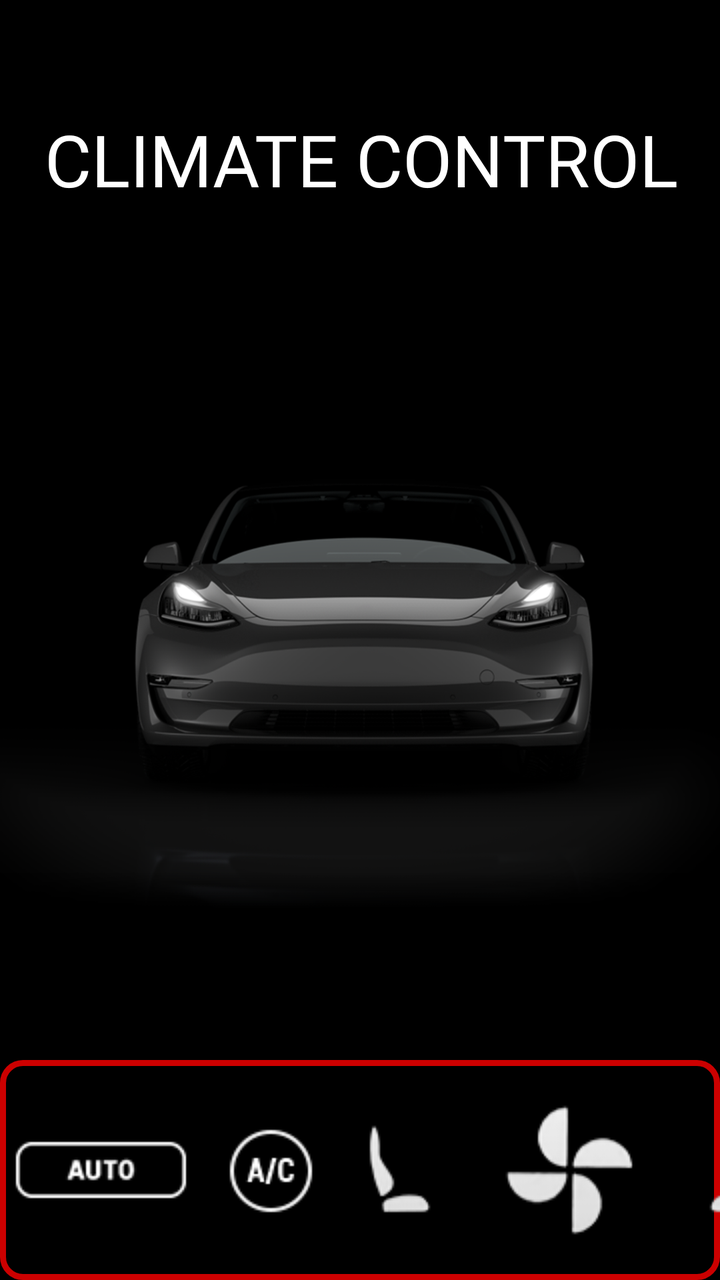
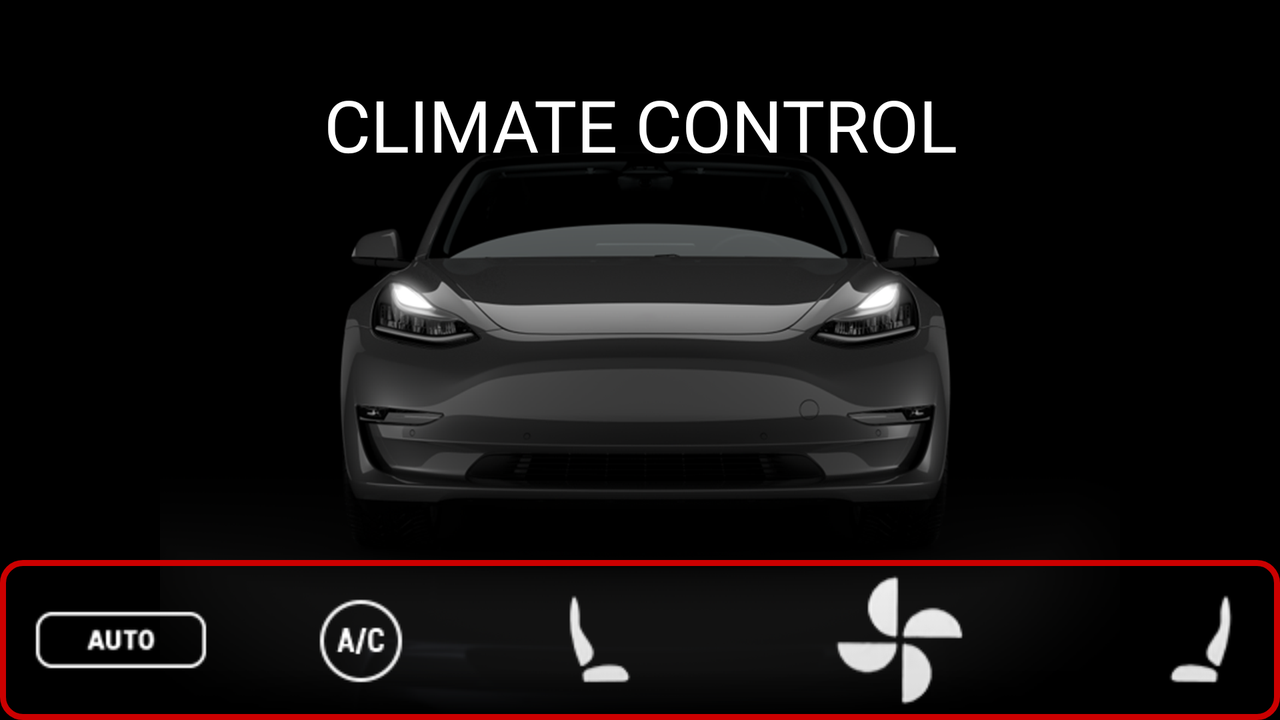

One screen, two layout resources from the same app: the default and the repository's alternative for another configuration. Each is rendered where Android would select it; the XML of both is given below.
<!-- AndroidManifest.xml: application theme Theme.Vehicle -->
<!-- res/layout/activity_main.xml -->
<?xml version="1.0" encoding="utf-8"?>
<androidx.constraintlayout.widget.ConstraintLayout xmlns:android="http://schemas.android.com/apk/res/android"
    xmlns:app="http://schemas.android.com/apk/res-auto"
    xmlns:tools="http://schemas.android.com/tools"
    android:layout_width="match_parent"
    android:layout_height="match_parent"
    android:background="#000000"
    tools:context=".MainActivity">

    <ImageView
        android:id="@+id/faceDirectionImage"
        android:layout_width="wrap_content"
        android:layout_height="wrap_content"
        app:layout_constraintBottom_toBottomOf="parent"
        app:layout_constraintEnd_toEndOf="parent"
        app:layout_constraintStart_toStartOf="parent"
        app:layout_constraintTop_toTopOf="parent"
        app:srcCompat="@drawable/tesla" />

    <TextView
        android:id="@+id/SeatHeatersTextView"
        android:layout_width="459dp"
        android:layout_height="91dp"
        android:fontFamily="@font/montserrat"
        android:gravity="center"
        android:text="CLIMATE CONTROL"
        android:textAppearance="@style/TextAppearance.AppCompat.Large"
        android:textColor="#FFFFFF"
        android:textSize="36sp"
        app:layout_constraintBottom_toBottomOf="parent"
        app:layout_constraintLeft_toLeftOf="parent"
        app:layout_constraintRight_toRightOf="parent"
        app:layout_constraintTop_toTopOf="parent"
        app:layout_constraintVertical_bias="0.062" />

    <FrameLayout
        android:id="@+id/framelayout"
        android:layout_width="match_parent"
        android:layout_height="400dp"
        app:layout_constraintBottom_toBottomOf="parent"
        app:layout_constraintTop_toTopOf="parent"
        app:layout_constraintVertical_bias="0.79"
        tools:layout_editor_absoluteX="0dp" />

    <androidx.constraintlayout.widget.ConstraintLayout
        android:id="@+id/constraintLayout"
        android:layout_width="match_parent"
        android:layout_height="110dp"
        android:background="@drawable/stroke"
        app:layout_constraintBottom_toBottomOf="parent"
        app:layout_constraintEnd_toEndOf="parent"
        app:layout_constraintHorizontal_bias="0.0"
        app:layout_constraintStart_toStartOf="parent"
        app:layout_constraintTop_toTopOf="parent"
        app:layout_constraintVertical_bias="1.0">

        <androidx.appcompat.widget.LinearLayoutCompat
            android:layout_width="match_parent"
            android:layout_height="match_parent">

            <ImageButton
                android:id="@+id/autoImageButton"
                android:layout_width="100dp"
                android:layout_height="110dp"
                android:backgroundTint="#00FFFFFF"
                app:layout_constraintBottom_toBottomOf="parent"
                app:layout_constraintEnd_toEndOf="parent"
                app:layout_constraintHorizontal_bias="0.0"
                app:layout_constraintStart_toStartOf="parent"
                app:layout_constraintTop_toTopOf="parent"
                app:srcCompat="@drawable/autobutton" />

            <ImageButton
                android:id="@+id/acImageButton"
                android:layout_width="70dp"
                android:layout_height="110dp"
                android:backgroundTint="#00FFFFFF"
                app:layout_constraintBottom_toBottomOf="parent"
                app:layout_constraintEnd_toEndOf="parent"
                app:layout_constraintHorizontal_bias="0.15"
                app:layout_constraintStart_toStartOf="parent"
                app:layout_constraintTop_toTopOf="parent"
                app:layout_constraintVertical_bias="0.518"
                app:srcCompat="@drawable/ac" />

            <ImageButton
                android:id="@+id/leftSeatImageButton"
                android:layout_width="60dp"
                android:layout_height="110dp"
                android:backgroundTint="#00FFFFFF"
                app:layout_constraintBottom_toBottomOf="parent"
                app:layout_constraintEnd_toEndOf="parent"
                app:layout_constraintHorizontal_bias="0.324"
                app:layout_constraintStart_toStartOf="parent"
                app:layout_constraintTop_toTopOf="parent"
                app:layout_constraintVertical_bias="0.437"
                app:srcCompat="@drawable/leftseat" />

            <ImageButton
                android:id="@+id/fanImageButton"
                android:layout_width="110dp"
                android:layout_height="110dp"
                android:backgroundTint="#00FFFFFF"
                app:layout_constraintBottom_toBottomOf="parent"
                app:layout_constraintEnd_toEndOf="parent"
                app:layout_constraintHorizontal_bias="0.487"
                app:layout_constraintStart_toStartOf="parent"
                app:layout_constraintTop_toTopOf="parent"
                app:layout_constraintVertical_bias="0.0"
                app:srcCompat="@drawable/mainfan" />

            <ImageButton
                android:id="@+id/rightSeatImageButton"
                android:layout_width="60dp"
                android:layout_height="110dp"
                android:backgroundTint="#00FFFFFF"
                app:layout_constraintBottom_toBottomOf="parent"
                app:layout_constraintEnd_toEndOf="parent"
                app:layout_constraintHorizontal_bias="0.648"
                app:layout_constraintStart_toStartOf="parent"
                app:layout_constraintTop_toTopOf="parent"
                app:layout_constraintVertical_bias="1.0"
                app:srcCompat="@drawable/rightseat" />

            <ImageButton
                android:id="@+id/frontDefrostImageButton"
                android:layout_width="60dp"
                android:layout_height="110dp"
                android:backgroundTint="#00FFFFFF"
                app:layout_constraintBottom_toBottomOf="parent"
                app:layout_constraintEnd_toEndOf="parent"
                app:layout_constraintHorizontal_bias="0.768"
                app:layout_constraintStart_toStartOf="parent"
                app:layout_constraintTop_toTopOf="parent"
                app:layout_constraintVertical_bias="0.0"
                app:srcCompat="@drawable/frontdefrost" />

            <ImageButton
                android:id="@+id/rearDefrostImageButton"
                android:layout_width="60dp"
                android:layout_height="110dp"
                android:backgroundTint="#00FFFFFF"
                app:layout_constraintBottom_toBottomOf="parent"
                app:layout_constraintEnd_toEndOf="parent"
                app:layout_constraintHorizontal_bias="0.893"
                app:layout_constraintStart_toStartOf="parent"
                app:layout_constraintTop_toTopOf="parent"
                app:layout_constraintVertical_bias="0.294"
                app:srcCompat="@drawable/reardefrost" />

            <ImageButton
                android:id="@+id/carImageButton"
                android:layout_width="80dp"
                android:layout_height="110dp"
                android:backgroundTint="#00FFFFFF"
                android:onClick="popup"
                app:layout_constraintBottom_toBottomOf="parent"
                app:layout_constraintEnd_toEndOf="parent"
                app:layout_constraintHorizontal_bias="1.0"
                app:layout_constraintStart_toStartOf="parent"
                app:layout_constraintTop_toTopOf="parent"
                app:layout_constraintVertical_bias="0.0"
                app:srcCompat="@drawable/car" />

        </androidx.appcompat.widget.LinearLayoutCompat>

    </androidx.constraintlayout.widget.ConstraintLayout>

</androidx.constraintlayout.widget.ConstraintLayout>
<!-- resources referenced by this layout -->
<resources>
  <!-- drawable ac: png bitmap (drawable, 1523 bytes) -->
  <!-- drawable autobutton: png bitmap (drawable, 1158 bytes) -->
  <!-- drawable car: png bitmap (drawable, 1681 bytes) -->
  <!-- drawable frontdefrost: png bitmap (drawable, 1734 bytes) -->
  <!-- drawable leftseat: png bitmap (drawable, 2021 bytes) -->
  <!-- drawable mainfan: png bitmap (drawable, 4613 bytes) -->
  <!-- drawable reardefrost: png bitmap (drawable, 1605 bytes) -->
  <!-- drawable rightseat: png bitmap (drawable, 1690 bytes) -->
  <!-- drawable stroke (drawable) -->
  <?xml version="1.0" encoding="utf-8"?>
  <shape xmlns:android="http://schemas.android.com/apk/res/android">
      <solid android:color="@android:color/transparent" />
  
      <stroke
          android:width="3dp"
          android:color="@android:color/holo_red_dark" />
  
      <corners
          android:bottomRightRadius="10dp"
          android:bottomLeftRadius="10dp"
          android:topLeftRadius="10dp"
          android:topRightRadius="10dp"/>
  </shape>
  <!-- drawable tesla: png bitmap (drawable, 284612 bytes) -->
  <style name="Theme.Vehicle" parent="Theme.MaterialComponents.DayNight.NoActionBar">
          
          <item name="colorPrimary">@color/purple_500</item>
          <item name="colorPrimaryVariant">@color/Red</item>
          <item name="colorOnPrimary">@color/white</item>
          
          <item name="colorSecondary">@color/teal_200</item>
          <item name="colorSecondaryVariant">@color/teal_700</item>
          <item name="colorOnSecondary">@color/black</item>
          
          <item name="android:statusBarColor" tools:targetApi="l">#B00020</item>
          
      </style>
  <color name="purple_500">#FF6200EE</color>
  <color name="Red">#B00020</color>
  <color name="white">#FFFFFFFF</color>
  <color name="teal_200">#FF03DAC5</color>
  <color name="teal_700">#FF018786</color>
  <color name="black">#FF000000</color>
</resources>
<!-- res/layout-land/activity_main.xml (the repository's variant of the layout above) -->
<!-- drawn on the phone turned sideways -->
<?xml version="1.0" encoding="utf-8"?>
<androidx.constraintlayout.widget.ConstraintLayout xmlns:android="http://schemas.android.com/apk/res/android"
    xmlns:app="http://schemas.android.com/apk/res-auto"
    xmlns:tools="http://schemas.android.com/tools"
    android:layout_width="match_parent"
    android:layout_height="match_parent"
    android:background="#000000"
    tools:context=".presentation.MainActivity">

    <ImageView
        android:id="@+id/imageView"
        android:layout_width="wrap_content"
        android:layout_height="wrap_content"
        app:layout_constraintBottom_toBottomOf="parent"
        app:layout_constraintEnd_toEndOf="parent"
        app:layout_constraintStart_toStartOf="parent"
        app:layout_constraintTop_toTopOf="parent"
        app:srcCompat="@drawable/tesla" />

    <TextView
        android:id="@+id/textView"
        android:layout_width="459dp"
        android:layout_height="91dp"
        android:fontFamily="@font/montserrat"
        android:gravity="center"
        android:text="CLIMATE CONTROL"
        android:textAppearance="@style/TextAppearance.AppCompat.Large"
        android:textColor="#FFFFFF"
        android:textSize="36sp"
        app:layout_constraintBottom_toBottomOf="parent"
        app:layout_constraintLeft_toLeftOf="parent"
        app:layout_constraintRight_toRightOf="parent"
        app:layout_constraintTop_toTopOf="parent"
        app:layout_constraintVertical_bias="0.062" />

    <FrameLayout
        android:id="@+id/framelayout"
        android:layout_width="match_parent"
        android:layout_height="450dp"
        app:layout_constraintBottom_toBottomOf="parent"
        app:layout_constraintEnd_toEndOf="parent"
        app:layout_constraintHorizontal_bias="0.0"
        app:layout_constraintStart_toStartOf="parent"
        app:layout_constraintTop_toTopOf="parent"
        app:layout_constraintBottom_toTopOf="@+id/bottom_bar"
        app:layout_constraintVertical_bias="0.211" />

    <androidx.constraintlayout.widget.ConstraintLayout
        android:id="@+id/bottom_bar"
        android:layout_width="match_parent"
        android:layout_height="80dp"
        android:background="@drawable/stroke"
        app:layout_constraintBottom_toBottomOf="parent"
        app:layout_constraintEnd_toEndOf="parent"
        app:layout_constraintHorizontal_bias="0.0"
        app:layout_constraintStart_toStartOf="parent"
        app:layout_constraintTop_toTopOf="parent"
        app:layout_constraintVertical_bias="1.0">

        <androidx.appcompat.widget.LinearLayoutCompat
            android:layout_width="match_parent"
            android:layout_height="match_parent"
            app:layout_constraintBottom_toBottomOf="parent"
            app:layout_constraintEnd_toEndOf="parent"
            app:layout_constraintStart_toStartOf="parent"
            app:layout_constraintTop_toTopOf="parent">


            <ImageButton
                android:id="@+id/imageButton3"
                android:layout_width="120dp"
                android:layout_height="80dp"
                android:backgroundTint="#00FFFFFF"
                app:layout_constraintBottom_toBottomOf="parent"
                app:layout_constraintEnd_toEndOf="parent"
                app:layout_constraintHorizontal_bias="0.0"
                app:layout_constraintStart_toStartOf="parent"
                app:layout_constraintTop_toTopOf="parent"
                app:srcCompat="@drawable/autobutton" />

            <ImageButton
                android:id="@+id/imageButton4"
                android:layout_width="120dp"
                android:layout_height="80dp"
                android:backgroundTint="#00FFFFFF"
                app:layout_constraintBottom_toBottomOf="parent"
                app:layout_constraintEnd_toEndOf="parent"
                app:layout_constraintHorizontal_bias="0.15"
                app:layout_constraintStart_toStartOf="parent"
                app:layout_constraintTop_toTopOf="parent"
                app:layout_constraintVertical_bias="0.518"
                app:srcCompat="@drawable/ac" />

            <ImageButton
                android:id="@+id/imageButton5"
                android:layout_width="120dp"
                android:layout_height="80dp"
                android:backgroundTint="#00FFFFFF"
                app:layout_constraintBottom_toBottomOf="parent"
                app:layout_constraintEnd_toEndOf="parent"
                app:layout_constraintHorizontal_bias="0.324"
                app:layout_constraintStart_toStartOf="parent"
                app:layout_constraintTop_toTopOf="parent"
                app:layout_constraintVertical_bias="0.437"
                app:srcCompat="@drawable/leftseat" />

            <ImageButton
                android:id="@+id/imageButton6"
                android:layout_width="180dp"
                android:layout_height="80dp"
                android:backgroundTint="#00FFFFFF"
                app:layout_constraintBottom_toBottomOf="parent"
                app:layout_constraintEnd_toEndOf="parent"
                app:layout_constraintHorizontal_bias="0.487"
                app:layout_constraintStart_toStartOf="parent"
                app:layout_constraintTop_toTopOf="parent"
                app:layout_constraintVertical_bias="0.0"
                app:srcCompat="@drawable/mainfan" />

            <ImageButton
                android:id="@+id/imageButton7"
                android:layout_width="120dp"
                android:layout_height="80dp"
                android:backgroundTint="#00FFFFFF"
                app:layout_constraintBottom_toBottomOf="parent"
                app:layout_constraintEnd_toEndOf="parent"
                app:layout_constraintHorizontal_bias="0.648"
                app:layout_constraintStart_toStartOf="parent"
                app:layout_constraintTop_toTopOf="parent"
                app:layout_constraintVertical_bias="1.0"
                app:srcCompat="@drawable/rightseat" />

            <ImageButton
                android:id="@+id/imageButton8"
                android:layout_width="100dp"
                android:layout_height="80dp"
                android:backgroundTint="#00FFFFFF"
                app:layout_constraintBottom_toBottomOf="parent"
                app:layout_constraintEnd_toEndOf="parent"
                app:layout_constraintHorizontal_bias="0.768"
                app:layout_constraintStart_toStartOf="parent"
                app:layout_constraintTop_toTopOf="parent"
                app:layout_constraintVertical_bias="0.0"
                app:srcCompat="@drawable/frontdefrost" />

            <ImageButton
                android:id="@+id/imageButton9"
                android:layout_width="100dp"
                android:layout_height="80dp"
                android:backgroundTint="#00FFFFFF"
                app:layout_constraintBottom_toBottomOf="parent"
                app:layout_constraintEnd_toEndOf="parent"
                app:layout_constraintHorizontal_bias="0.893"
                app:layout_constraintStart_toStartOf="parent"
                app:layout_constraintTop_toTopOf="parent"
                app:layout_constraintVertical_bias="0.294"
                app:srcCompat="@drawable/reardefrost" />

            <ImageButton
                android:id="@+id/imageButton10"
                android:layout_width="100dp"
                android:layout_height="80dp"
                android:backgroundTint="#00FFFFFF"
                app:layout_constraintBottom_toBottomOf="parent"
                app:layout_constraintEnd_toEndOf="parent"
                app:layout_constraintHorizontal_bias="1.0"
                app:layout_constraintStart_toStartOf="parent"
                app:layout_constraintTop_toTopOf="parent"
                app:layout_constraintVertical_bias="0.0"
                app:srcCompat="@drawable/circulate" />

        </androidx.appcompat.widget.LinearLayoutCompat>
    </androidx.constraintlayout.widget.ConstraintLayout>

</androidx.constraintlayout.widget.ConstraintLayout>
<!-- resources referenced by the variant -->
<!-- as the phone turned sideways resolves them -->
<resources>
  <!-- drawable ac: png bitmap (drawable, 1523 bytes) -->
  <!-- drawable autobutton: png bitmap (drawable, 1158 bytes) -->
  <!-- drawable circulate: png bitmap (drawable, 3476 bytes) -->
  <!-- drawable frontdefrost: png bitmap (drawable, 1734 bytes) -->
  <!-- drawable leftseat: png bitmap (drawable, 2021 bytes) -->
  <!-- drawable mainfan: png bitmap (drawable, 4613 bytes) -->
  <!-- drawable reardefrost: png bitmap (drawable, 1605 bytes) -->
  <!-- drawable rightseat: png bitmap (drawable, 1690 bytes) -->
  <!-- drawable stroke (drawable) -->
  <?xml version="1.0" encoding="utf-8"?>
  <shape xmlns:android="http://schemas.android.com/apk/res/android">
      <solid android:color="@android:color/transparent" />
  
      <stroke
          android:width="3dp"
          android:color="@android:color/holo_red_dark" />
  
      <corners
          android:bottomRightRadius="10dp"
          android:bottomLeftRadius="10dp"
          android:topLeftRadius="10dp"
          android:topRightRadius="10dp"/>
  </shape>
  <!-- drawable tesla: png bitmap (drawable, 284612 bytes) -->
  <style name="Theme.Vehicle" parent="Theme.MaterialComponents.DayNight.NoActionBar">
          
          <item name="colorPrimary">@color/purple_500</item>
          <item name="colorPrimaryVariant">@color/Red</item>
          <item name="colorOnPrimary">@color/white</item>
          
          <item name="colorSecondary">@color/teal_200</item>
          <item name="colorSecondaryVariant">@color/teal_700</item>
          <item name="colorOnSecondary">@color/black</item>
          
          <item name="android:statusBarColor" tools:targetApi="l">#B00020</item>
          
      </style>
  <color name="purple_500">#FF6200EE</color>
  <color name="Red">#B00020</color>
  <color name="white">#FFFFFFFF</color>
  <color name="teal_200">#FF03DAC5</color>
  <color name="teal_700">#FF018786</color>
  <color name="black">#FF000000</color>
</resources>
